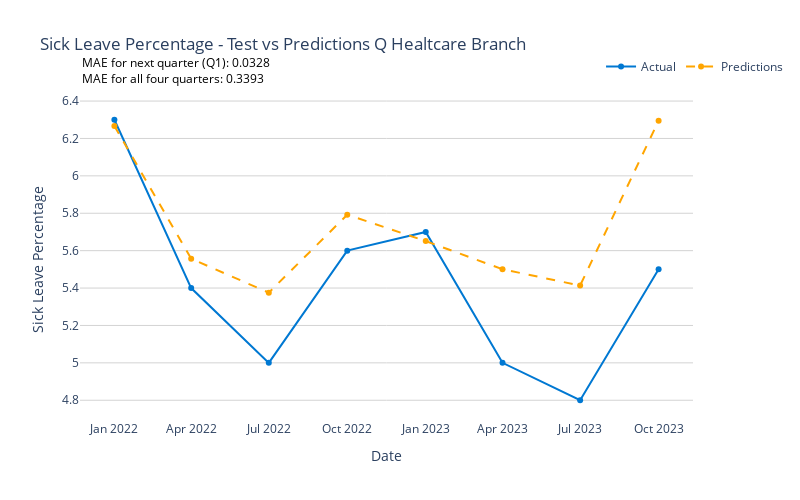

Notebook cell for this chart:
### Code cell
# Calculate MAE for all four quarters
mae_value = mean_absolute_error(test['sick_leave_percentage'], predictions)
print(f'MAE for all four quarters: {mae_value}')

# Calculate MAE for the next quarter (Q1)
mae_q1 = mean_absolute_error(test['sick_leave_percentage'].iloc[:1], predictions.iloc[:1])
print(f'MAE for the next quarter (Q1): {mae_q1}')

# Create a Plotly figure
fig = go.Figure()

# Add actual sick leave percentage line (test data)
fig.add_trace(go.Scatter(
    x=test.index,
    y=test['sick_leave_percentage'],
    mode='lines+markers',
    name='Actual',
    line=dict(color='#0078d2', width=2)
))

# Add predictions line
fig.add_trace(go.Scatter(
    x=test.index,
    y=predictions,
    mode='lines+markers',
    name='Predictions',
    line=dict(color='orange', width=2, dash='dash')
))

# Add MAE values as text annotations
fig.add_annotation(
    xref="paper", yref="paper", x=0.00, y=1.10, showarrow=False,
    text=f"MAE for all four quarters: {mae_value:.4f}",
    font=dict(size=12, color="black")
)

fig.add_annotation(
    xref="paper", yref="paper", x=0.00, y=1.15, showarrow=False,
    text=f"MAE for next quarter (Q1): {mae_q1:.4f}",
    font=dict(size=12, color="black")
)

# Customize layout
fig.update_layout(
    title='Sick Leave Percentage - Test vs Predictions Q Healtcare Branch',
    xaxis_title='Date',
    yaxis_title='Sick Leave Percentage',
    plot_bgcolor='white',
    xaxis=dict(showgrid=False),
    yaxis=dict(showgrid=True, gridcolor='lightgrey'),
    legend=dict(x=0.85, y=1.15, orientation="h"),
    width=800, height=500
)

# Save the plot as a JPEG file
fig.write_image("Sick_leave_predict_sari.jpeg")

# Save the plot as an HTML file
fig.write_html("Sick_leave_predict_sari.html")

# Show plot
fig.show()

### Figure 1 — Plotly figure (JSON) as saved in the notebook; plotly's stock layout.template omitted (floating-point values rounded to 4 significant figures)
{"data": [{"line": {"color": "#0078d2", "width": 2}, "mode": "lines+markers", "name": "Actual", "type": "scatter", "x": ["2022-01-01T00:00:00", "2022-04-01T00:00:00", "2022-07-01T00:00:00", "2022-10-01T00:00:00", "2023-01-01T00:00:00", "2023-04-01T00:00:00", "2023-07-01T00:00:00", "2023-10-01T00:00:00"], "y": [6.3, 5.4, 5, 5.6, 5.7, 5, 4.8, 5.5]}, {"line": {"color": "orange", "dash": "dash", "width": 2}, "mode": "lines+markers", "name": "Predictions", "type": "scatter", "x": ["2022-01-01T00:00:00", "2022-04-01T00:00:00", "2022-07-01T00:00:00", "2022-10-01T00:00:00", "2023-01-01T00:00:00", "2023-04-01T00:00:00", "2023-07-01T00:00:00", "2023-10-01T00:00:00"], "y": [6.267, 5.557, 5.375, 5.792, 5.651, 5.5, 5.413, 6.294]}], "layout": {"annotations": [{"font": {"color": "black", "size": 12}, "showarrow": false, "text": "MAE for all four quarters: 0.3393", "x": 0, "xref": "paper", "y": 1.1, "yref": "paper"}, {"font": {"color": "black", "size": 12}, "showarrow": false, "text": "MAE for next quarter (Q1): 0.0328", "x": 0, "xref": "paper", "y": 1.15, "yref": "paper"}], "height": 500, "legend": {"orientation": "h", "x": 0.85, "y": 1.15}, "plot_bgcolor": "white", "title": {"text": "Sick Leave Percentage - Test vs Predictions Q Healtcare Branch"}, "width": 800, "xaxis": {"showgrid": false, "title": {"text": "Date"}}, "yaxis": {"gridcolor": "lightgrey", "showgrid": true, "title": {"text": "Sick Leave Percentage"}}}}
